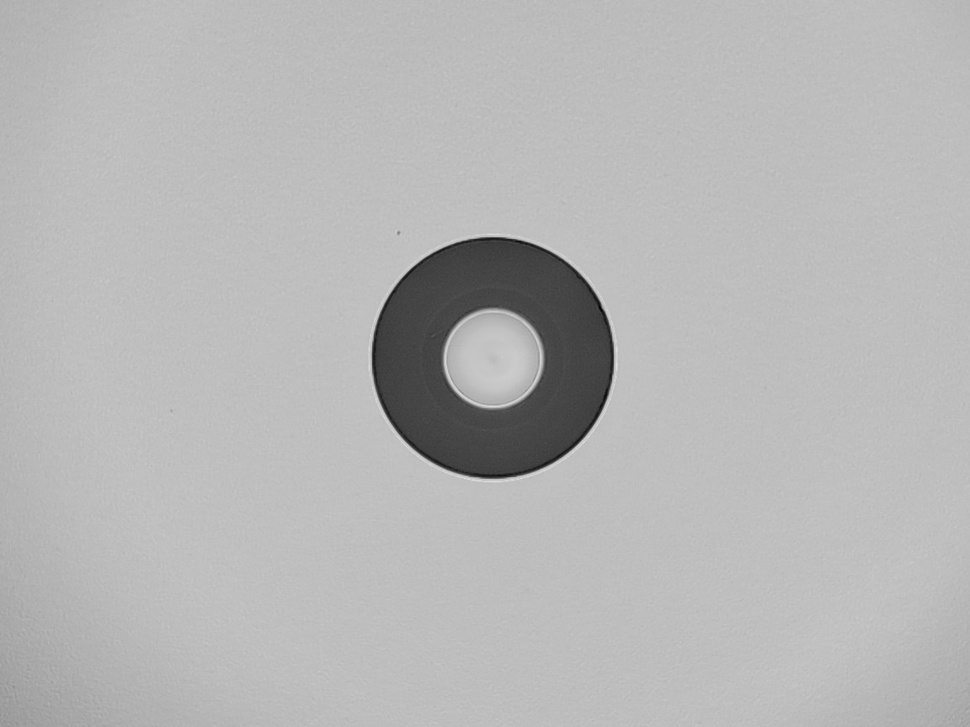
#> input picture img1.jpg, 970 x 727 px, shrunk from 1152 x 864 before the run, found by its file name
$ python AdaptiveThresholding.py
#> lines starting #> are read from the running program, lines starting #| are printed output that depends on the picture; after the words box and inside, x2 and y2 are one past the last pixel; in counts of white or black regions, pixels touching at a corner belong together
#Adaptive Thresholding
# Import necessary libraries. [cite: 18]
import cv2 as cv
import numpy as np
from matplotlib import pyplot as plt

base_path = 'C:/Users/Saem1001/Documents/GitHub/OpenCV-Practice/'
img_path = base_path + 'img1.jpg'
# Load the sudoku image, which has shadows and varying illumination, in grayscale. [cite: 18]
img = cv.imread(base_path + 'img1.jpg', cv.IMREAD_GRAYSCALE)
#> img is the input picture: shape (727, 970); min 2, max 224, mean 182
assert img is not None, "file could not be read, check with os.path.exists()"

# Apply a median blur to reduce noise. This is often a good preprocessing step.
# The (5) indicates a 5x5 kernel size.
img = cv.medianBlur(img, 5)

# Perform global thresholding as a comparison. [cite: 18]
ret, th1 = cv.threshold(img, 127, 255, cv.THRESH_BINARY)
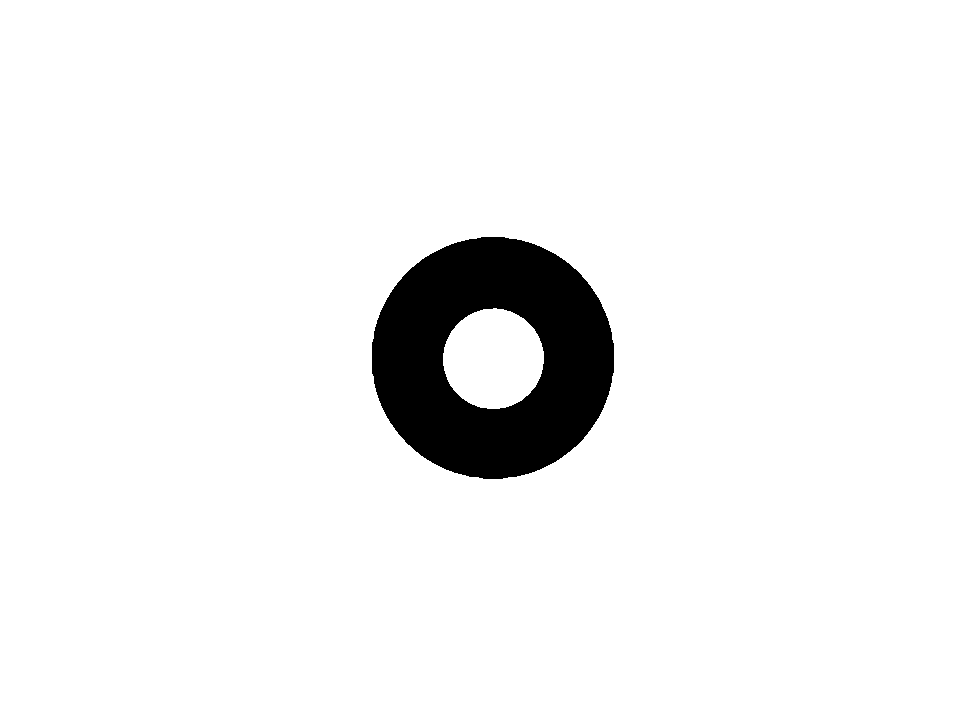
#> th1: shape (727, 970); 94.6% white; 1 black region, box (x1, y1, x2, y2) and area: (372, 237, 614, 479) 38080

# Perform adaptive thresholding using the mean method. [cite: 18]
# img: source image
# 255: maximum value
# cv.ADAPTIVE_THRESH_MEAN_C: adaptive method
# cv.THRESH_BINARY: threshold type
# 11: blockSize (neighborhood size)
# 2: C (the constant to subtract)
th2 = cv.adaptiveThreshold(img, 255, cv.ADAPTIVE_THRESH_MEAN_C, \
                           cv.THRESH_BINARY, 11, 2)
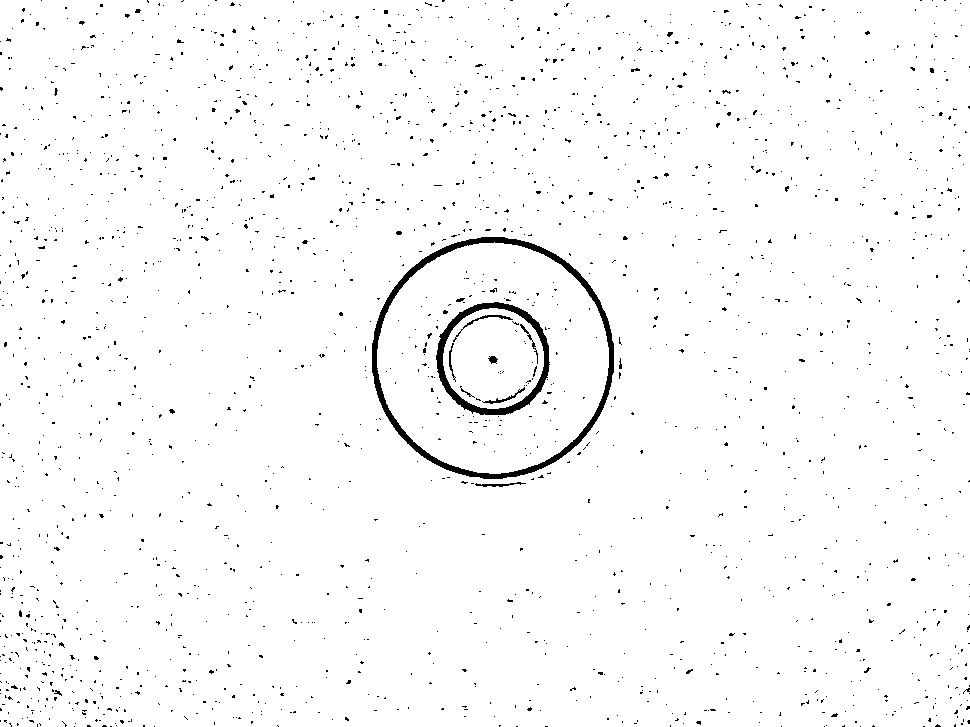
#> th2: shape (727, 970); 97.9% white; 2064 black regions (2049 under 20 px), largest, box (x1, y1, x2, y2) and area: (372, 237, 614, 479) 4187, (436, 302, 550, 415) 2153, (453, 315, 513, 342) 139

# Perform adaptive thresholding using the Gaussian method. [cite: 18]
th3 = cv.adaptiveThreshold(img, 255, cv.ADAPTIVE_THRESH_GAUSSIAN_C, \
                           cv.THRESH_BINARY, 11, 2)
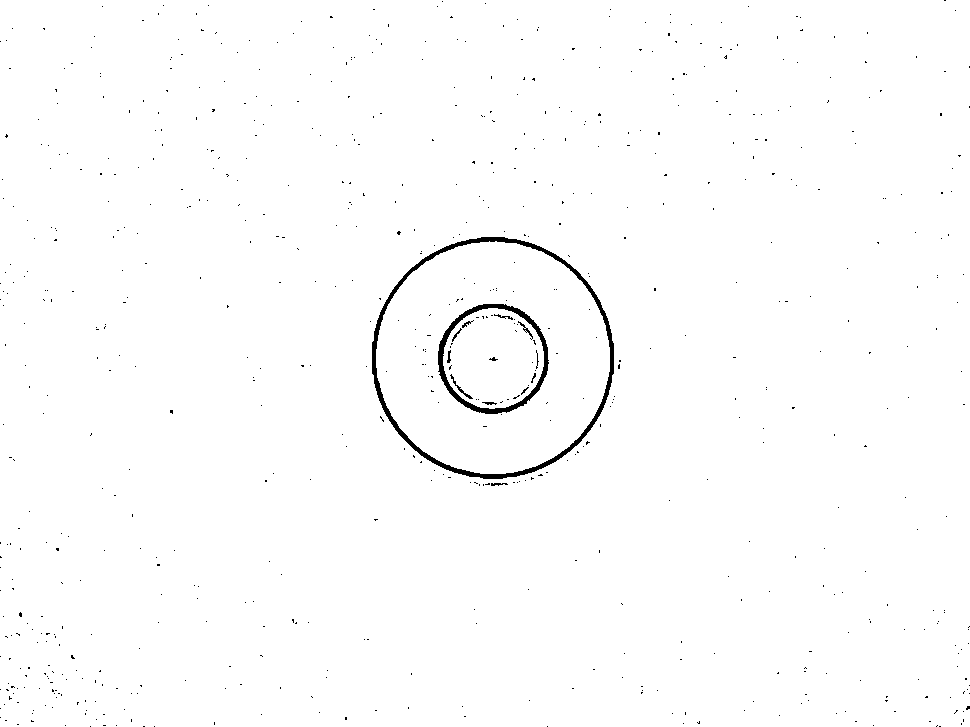
#> th3: shape (727, 970); 99.1% white; 719 black regions (708 under 20 px), largest, box (x1, y1, x2, y2) and area: (372, 237, 614, 479) 3216, (438, 304, 549, 414) 1611, (450, 374, 473, 399) 73

# Create lists of titles and images for plotting. [cite: 18]
titles = ['Original Image', 'Global Thresholding (v = 127)',
          'Adaptive Mean Thresholding', 'Adaptive Gaussian Thresholding']
images = [img, th1, th2, th3]

# Loop to display the results in a 2x2 grid. [cite: 18]
for i in range(4):
    plt.subplot(2, 2, i + 1), plt.imshow(images[i], 'gray')
    plt.title(titles[i])
    plt.xticks([]), plt.yticks([])
plt.show()
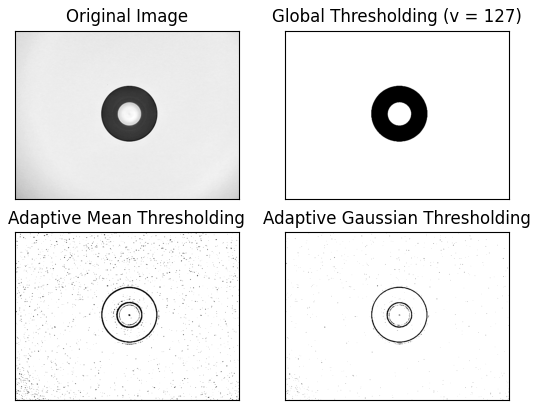
#> figure drawn by matplotlib, 4 panels

$ run again, with img38.jpg copied over img1.jpg
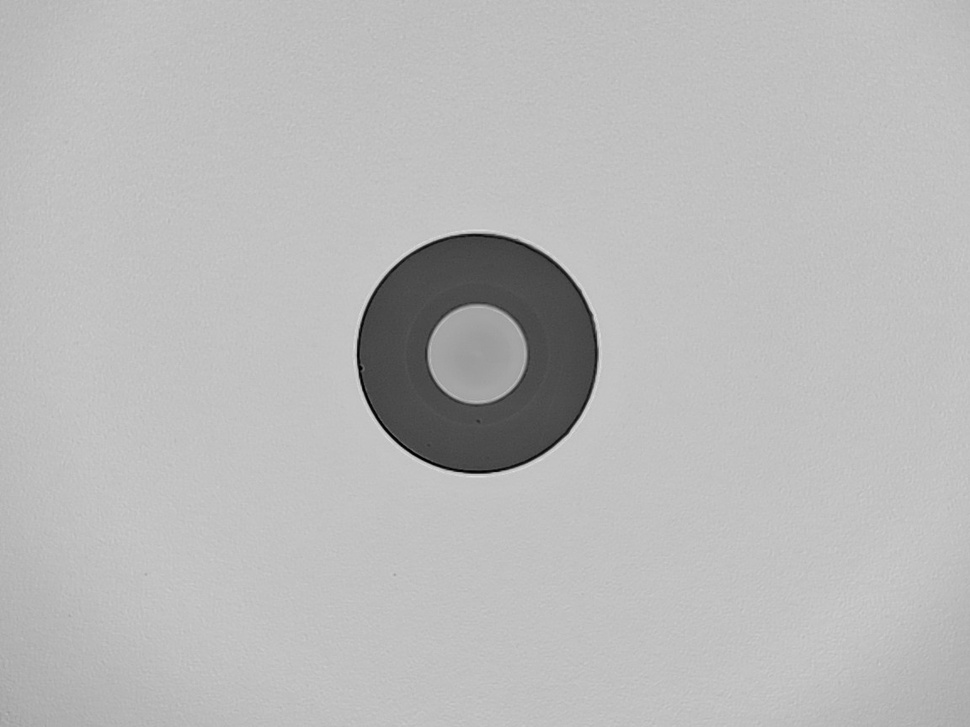
#> input picture img38.jpg, 970 x 727 px, shrunk from 1152 x 864 before the run, found by its file name
#> img is the input picture: shape (727, 970); min 0, max 225, mean 185.2
#> `ret, th1 = cv.threshold(img, 127, 255, cv.THRESH_BINARY)`:
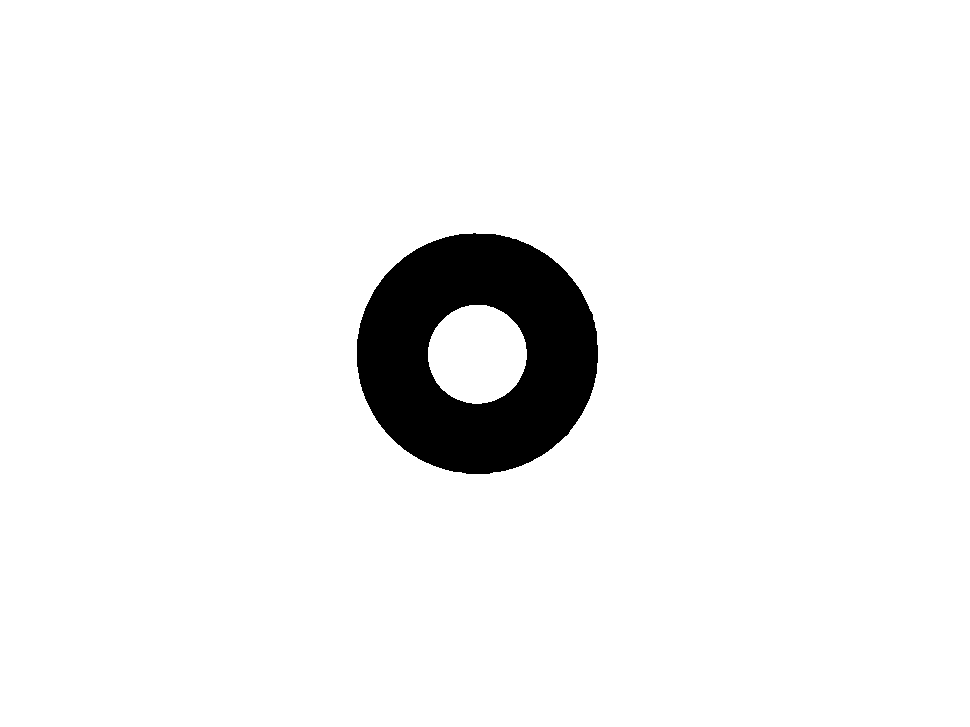
#> th1: shape (727, 970); 94.6% white; 1 black region, box (x1, y1, x2, y2) and area: (357, 233, 598, 474) 37976
#> th2: shape (727, 970); 97.7% white; 2869 black regions (2857 under 20 px), largest, box (x1, y1, x2, y2) and area: (357, 234, 599, 474) 3701, (422, 299, 533, 409) 1848, (580, 7, 588, 14) 28
#> th3: shape (727, 970); 99.1% white; 1261 black regions (1259 under 20 px), largest, box (x1, y1, x2, y2) and area: (357, 234, 599, 474) 2763, (423, 300, 531, 408) 1319
#> `plt.show()`:
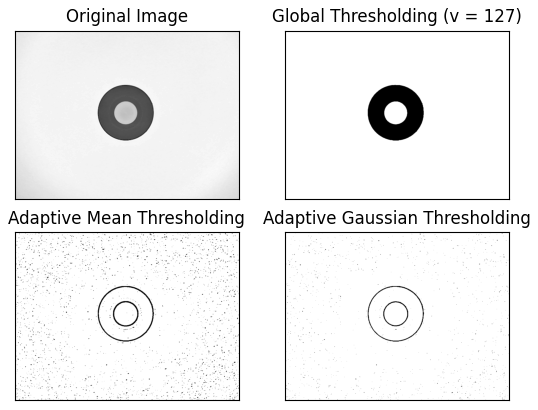
#> figure drawn by matplotlib, 4 panels
